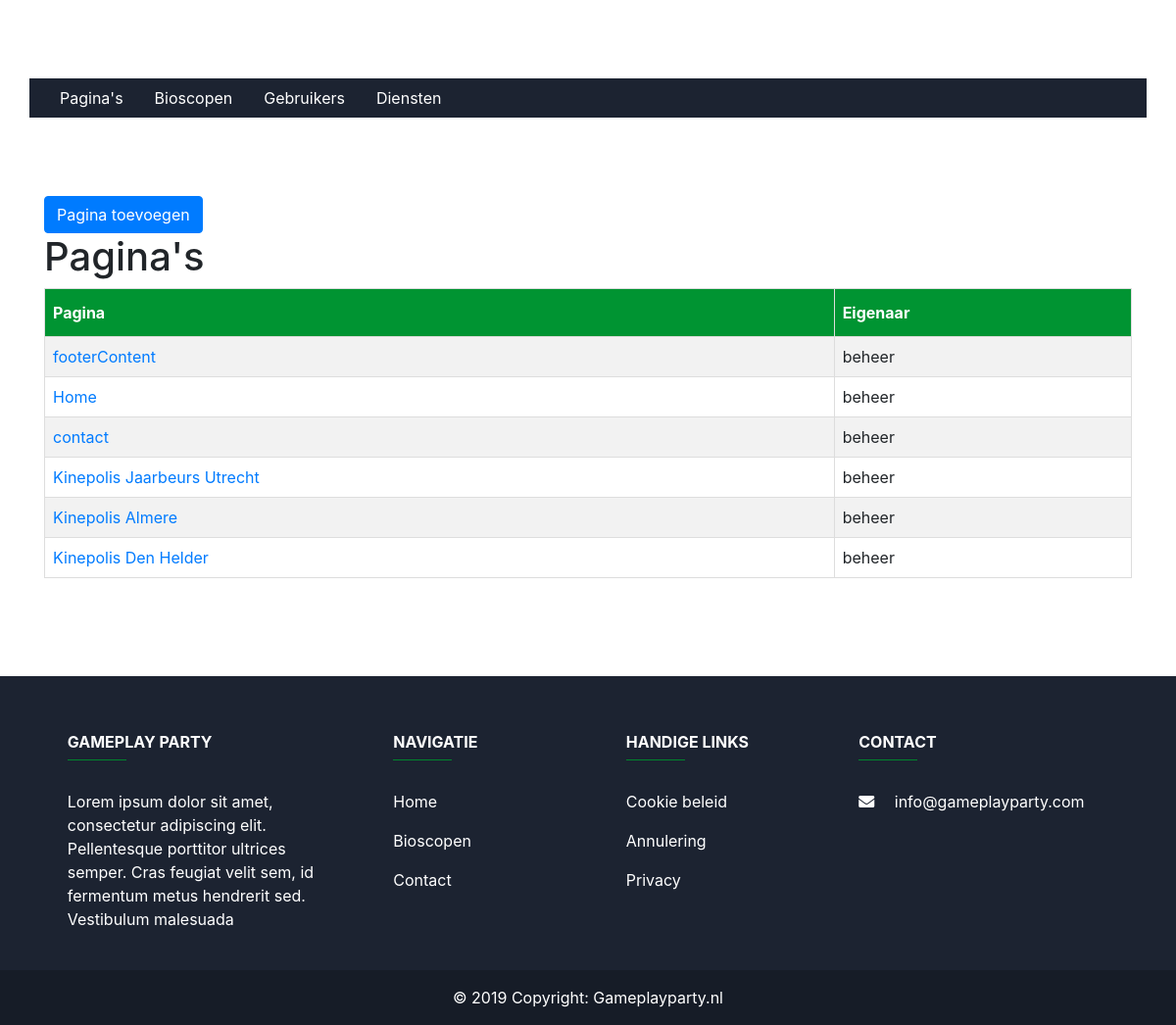
/?request=beheer (signed in), run on the app's committed database.
### tables this page shows
CREATE TABLE `contentmanagement` (
  `paginaID` int(255) NOT NULL,
  `owner` varchar(255) NOT NULL,
  `biosID` int(11) DEFAULT NULL,
  `pagina` varchar(100) NOT NULL,
  `content` text NOT NULL,
  `image` varchar(200) NOT NULL
);

### model/BeheerderLogic.php (called while the page is built, shortened)
<?php
require_once 'model/DataHandler.php';
require_once 'utilities/beheer/PaginaSelect.php';
class BeheerderLogic
{
    public function __construct()
    {
        $this->DataHandler = new DataHandler("localhost", "mysql", "GamePlayParty", "root", "");
        $this->PaginaSelect = new PaginaSelect();
    }
    public function beheerContentPaginas()
    {
        $sql = "select * from contentmanagement;";
        $result = $this->DataHandler->getData($sql);
        $makePaginaSelect = $this->PaginaSelect->makePaginaSelect($result);
        return $makePaginaSelect;
    }
}

### index.php (called while the page is built, shortened)
<?php
include 'header.php';
$controller = new WebsiteController();
$controller->handleRequest();
include "footer.php";

### model/DataHandler.php (called while the page is built, shortened)
<?php
class DataHandler
{
    public function __construct($host, $dbdriver, $dbname, $username, $password)
    {
        $this->host = $host;
        $this->dbdriver = $dbdriver;
        $this->dbname = $dbname;
        $this->username = $username;
        $this->password = $password;
        try {
            $this->dbh = new PDO("$this->dbdriver:host=$this->host;dbname=$this->dbname", $this->username, $this->password);
            $this->dbh->setAttribute(PDO::ATTR_ERRMODE, PDO::ERRMODE_EXCEPTION);
            return true;
        } catch (PDOException $e) {
            echo "Connection with " . $this->dbdriver . " failed: " . $e->getMessage();
        }
    }
    public function getData($sql)
    {
        $result = $this->dbh->query($sql, PDO::FETCH_ASSOC);
        return $result;
    }
}

### utilities/beheer/PaginaSelect.php (the view)
<?php
class PaginaSelect
{
    public function makePaginaSelect($result){
        $html = "";
        $html .= "<div class='col-12 pagina-select-container'>";
        $html .= "<div class='container'>";
        $html .= "<h1 style=''>Pagina's</h1>";
        $html .= "<table id='paginas'><tbody>";
        $html .= "<tr><th>Pagina</th><th>Eigenaar</th></tr>";
        while ($row = $result->fetch(PDO::FETCH_ASSOC)) {
            $paginaID = $row['paginaID'];
            $pagina = $row['pagina'];
            $owner = $row['owner'];
            $html .= "<tr>";
            $html .= "<td><a href=?request=beheer&pagina=editContent&paginaID=" . $paginaID . ">" . $pagina . "</a></td>";
            $html .= "<td>$owner</td>";
            $html .= "</tr>";
        }
        $html .= "</tbody></table>";
        $html .= "</div>";
        $html .= "</div>";
        return $html;
    }
}

### compiled/style.css (style rules this page uses)
.pagina-select-container { margin: 0 0 100px 0; }
#paginas { border-collapse: collapse; width: 100%; margin: 0 auto; overflow-x: auto; }
#paginas td, #paginas th { border: 1px solid #ddd; padding: 8px; }
#paginas tr:nth-child(even) { background-color: #f2f2f2; }
#paginas th { padding-top: 12px; padding-bottom: 12px; text-align: left; background-color: #009432; color: white; }

### data on the page
contentmanagement: pagina "footerContent", owner "beheer"
contentmanagement: pagina "Home", owner "beheer"
contentmanagement: pagina "contact", owner "beheer"
contentmanagement: pagina "Kinepolis Jaarbeurs Utrecht", owner "beheer"
contentmanagement: pagina "Kinepolis Almere", owner "beheer"
contentmanagement: pagina "Kinepolis Den Helder", owner "beheer"
